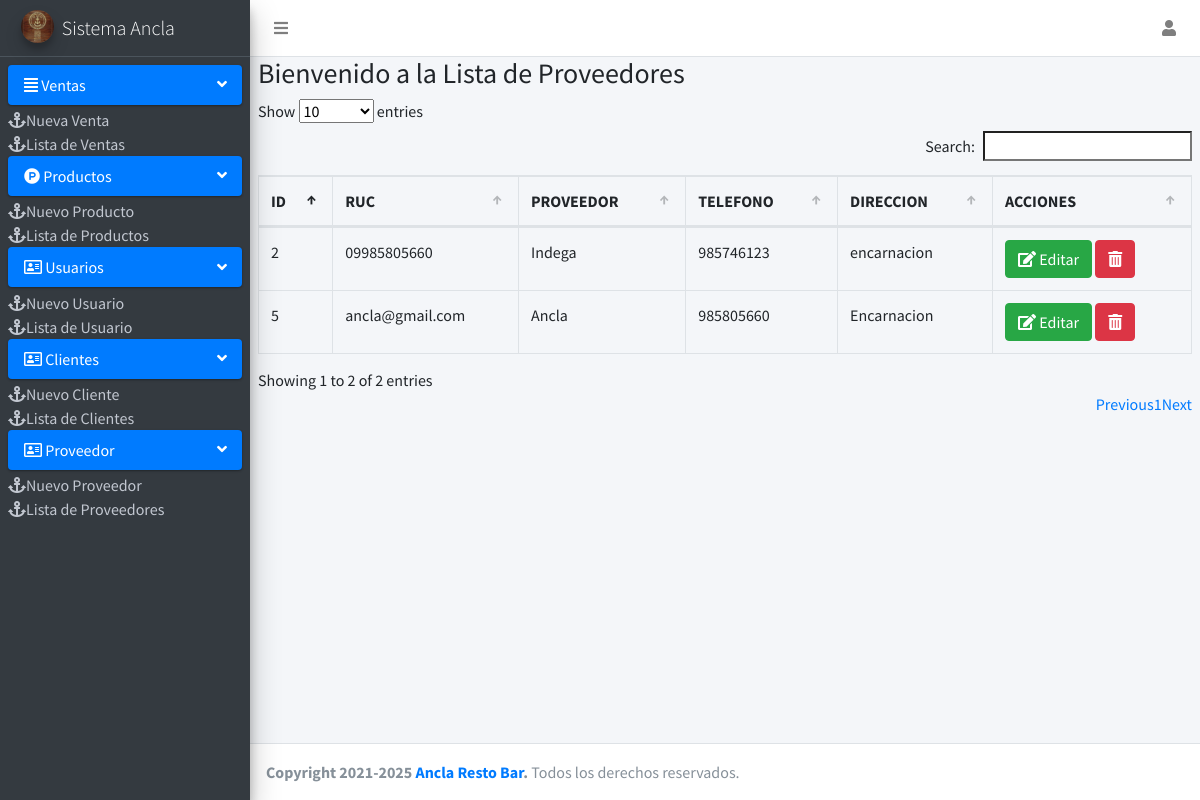
The app's page /Pagina/Proveedores/lista_proveedores.php (signed in) with its own data.
### tables this page shows
CREATE TABLE `proveedor` (
  `codproveedor` int(11) NOT NULL,
  `proveedor` varchar(255) NOT NULL,
  `contacto` varchar(255) NOT NULL,
  `celular` int(255) NOT NULL,
  `direccion` varchar(255) NOT NULL,
  `usuario_id` int(11) NOT NULL
);

### Pagina/Proveedores/lista_proveedores.php (the view, shortened to what this page needs)
<?php
include "../menu/cabezera.php";?>
<div class="content-wrapper">
  <section class="content">
    <div class="row" id="contenido_principal">
  <div class="col-md-12">
    <div class="box box-warning box-solid">
     <div class="box-header with-border">
     <h3 class="box-title">Bienvenido a la Lista de Proveedores</h3>
     </div>
     </div>
<div class="box-body">
<table  id="table" class="table  table-bordered .table-striped thead-dark" style="width:100%">
  <thead>
  <tr>
  <th>ID</th>
  <th>RUC</th>
  <th>PROVEEDOR</th>
  <th>TELEFONO</th>
  <th>DIRECCION</th>
  <th>ACCIONES</th>
  </tr>
  </thead>
  <tbody>
  <?php
  include "../../conexion.php";
   $query = mysqli_query($conexion, "SELECT * FROM proveedor");
    $result = mysqli_num_rows($query);
  if ($result > 0)
  {
  while ($data=mysqli_fetch_array($query))
  {
  ?>
  <tr>
   <td><?php echo $data['codproveedor']; ?></td>
    <td><?php echo $data['contacto']; ?></td>
    <td><?php echo $data['proveedor']; ?></td>
    <td><?php echo $data['celular']; ?></td>
    <td><?php echo $data['direccion']; ?></td>
  <td>
  <a href="editar_proveedores.php?id=<?php echo $data['codproveedor']; ?>" class="btn btn-success"><i class='fas fa-edit'></i> Editar</a>
  <form action="eliminar_proveedor.php?id=<?php echo $data['codproveedor']; ?>" method="post" class="confirmar d-inline">
    <button class="btn btn-danger" type="submit"><i class='fas fa-trash-alt'></i> </button>
  </form>
  </div>
  <?php }
  } ?>
</div>
</div>
<?php
include "../menu/footer.php";
?>

### records on screen
proveedor: codproveedor "2", contacto "09985805660", proveedor "Indega", celular "985746123", direccion "encarnacion"
proveedor: codproveedor "5", contacto "ancla@gmail.com", proveedor "Ancla", celular "985805660", direccion "Encarnacion"
